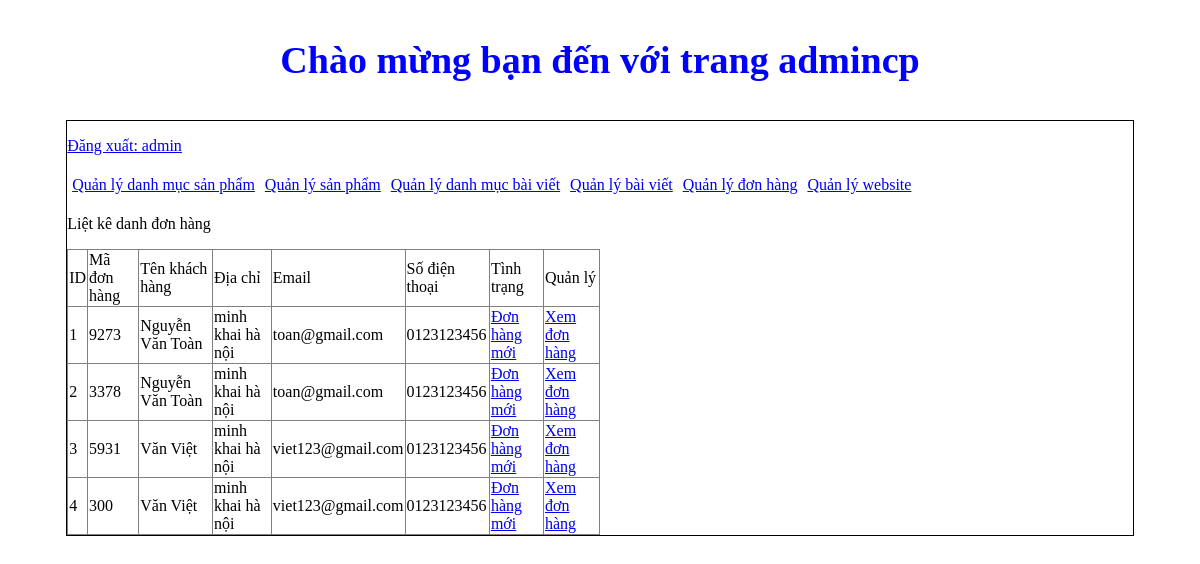
The app's page /admincp/index.php?action=quanlydonhang&query=lietke (signed in) with its own data.
### tables this page shows
CREATE TABLE `tbl_cart` (
  `id_cart` int(11) NOT NULL,
  `id_khachhang` int(11) NOT NULL,
  `code_cart` varchar(20) NOT NULL,
  `cart_status` int(11) NOT NULL,
  `cart_payment` varchar(50) NOT NULL,
  `cart_shipping` int(11) NOT NULL
);

CREATE TABLE `tbl_dangky` (
  `id_dangky` int(11) NOT NULL,
  `tenkhachhang` varchar(200) NOT NULL,
  `diachi` varchar(200) NOT NULL,
  `sdt` varchar(20) NOT NULL,
  `email` varchar(100) NOT NULL,
  `matkhau` varchar(100) NOT NULL
);

### admincp/modules/quanlydonhang/lietke.php (the view)
<p>Liệt kê danh đơn hàng</p>
<?php
$sql_lietkedh = "SELECT * from tbl_cart,tbl_dangky where tbl_cart.id_khachhang = tbl_dangky.id_dangky order by tbl_cart.id_cart desc";
$query_lietkedh = mysqli_query($mysqli,$sql_lietkedh);
?>
<form action="./xuly.php" method="post">
  <table border = '1' width = '50%' style="border-collapse: collapse;">
    <tr>
        <td>ID</td>
        <td>Mã đơn hàng</td>
        <td>Tên khách hàng</td>
        <td>Địa chỉ</td>
        <td>Email</td>
        <td>Số điện thoại</td>
        <td>Tình trạng</td>
        <td>Quản lý</td>
    </tr>
    <?php
    $i = 0;
    while($rows = mysqli_fetch_array($query_lietkedh)){
        $i++;
    ?>
    <tr>
        <td><?php echo $i;?></td>
        <td><?php echo $rows['code_cart'];?></td>
        <td><?php echo $rows['tenkhachhang'];?></td>
        <td><?php echo $rows['diachi'];?></td>
        <td><?php echo $rows['email'];?></td>
        <td><?php echo $rows['sdt'];?></td>
        <td>
          <?php
          if($rows['cart_status']==1){
            echo '<a href="modules/quanlydonhang/xuly.php?cart_status=0&code='.$rows['code_cart'].'">Đơn hàng mới</a>';
          }else{
            echo "Đã xem";
          }
          ?>
        </td>
        <td>
            <a href="index.php?action=donhang&query=xemdonhang&code=<?php echo $rows['code_cart'];?>">Xem đơn hàng</a>
        </td>
    </tr>
    <?php
    }
    ?>
  </table>
</form>

### records on screen
tbl_cart: code_cart "9273", tbl_dangky.tenkhachhang "Nguyễn Văn Toàn", tbl_dangky.diachi "minh khai hà nội", tbl_dangky.email "toan@gmail.com", tbl_dangky.sdt "0123123456"
tbl_cart: code_cart "3378", tbl_dangky.tenkhachhang "Nguyễn Văn Toàn", tbl_dangky.diachi "minh khai hà nội", tbl_dangky.email "toan@gmail.com", tbl_dangky.sdt "0123123456"
tbl_cart: code_cart "5931", tbl_dangky.tenkhachhang "Văn Việt", tbl_dangky.diachi "minh khai hà nội", tbl_dangky.email "viet123@gmail.com", tbl_dangky.sdt "0123123456"
tbl_cart: code_cart "300", tbl_dangky.tenkhachhang "Văn Việt", tbl_dangky.diachi "minh khai hà nội", tbl_dangky.email "viet123@gmail.com", tbl_dangky.sdt "0123123456"

### other values on screen
$_SESSION['dangnhap'] "admin"
